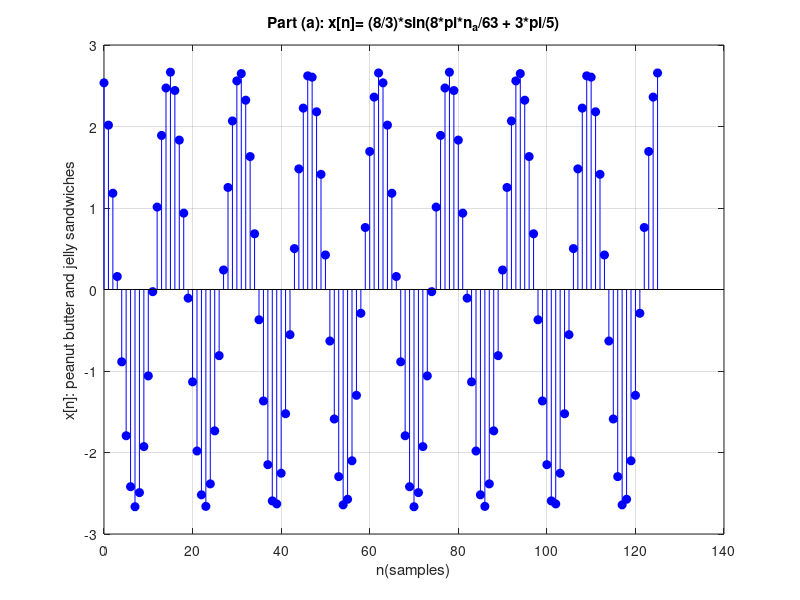
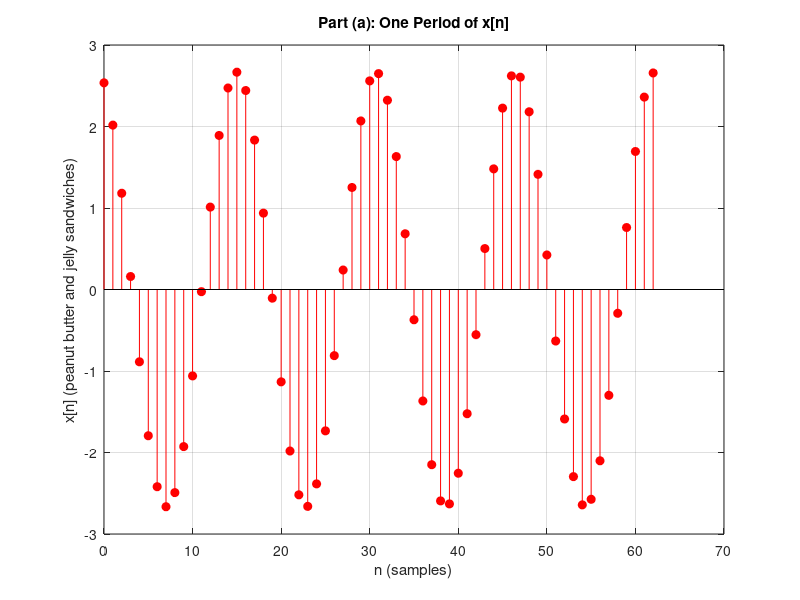

MATLAB code to generate these figures, in order:
close all;
clear;
clc;

%(a)------------------------------------------------------------------------
N_a = 63; % fundamental per
n_a = 0:2*N_a-1; 
x_a = (8/3)*sin(8*pi*n_a/63 + 3*pi/5); 

w_a= 2*pi/N_a; %fundamental angular frequency 
f_a= 1/N_a; %fundamental frequency

%plot full signals (2 periods)

figure; 
stem(n_a,x_a,'b','filled');
title('Part (a): x[n]= (8/3)*sin(8*pi*n_a/63 + 3*pi/5)');
xlabel('n(samples)'); 
ylabel('x[n]: peanut butter and jelly sandwiches');
grid on; 

%plot 1 period
n_a_one= 0:N_a-1; 
x_a_one= (8/3)*sin(8*pi*n_a_one/63 + 3*pi/5);
P_a= mean(abs(x_a_one).^2); %avg power

figure;
stem(n_a_one, x_a_one,'r', 'filled');
title('Part (a): One Period of x[n]');
xlabel('n (samples)');
ylabel('x[n] (peanut butter and jelly sandwiches)');
grid on;

% print results to command window
fprintf('Part (a):\n');
fprintf('Fundamental Period: N = %d samples\n', N_a);
fprintf('Fundamental Frequency: f = %.6f cycles/sample\n', f_a);
fprintf('Fundamental Angular Frequency: w = %.6f rad/sample\n', w_a);
fprintf('Average Power: P = %.4f (peanut butter and jelly sandwiches)^2\n', P_a);
